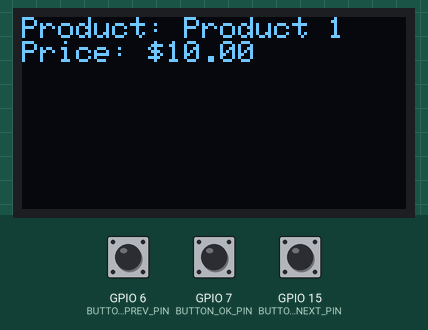
A sketch run on a simulated ESP32-S3. Parts: 128×64 one-colour display. The inputs (shaded band) are chosen by the test bench; at power-on: GPIO 6 (BUTTON_PREV_PIN) HIGH, GPIO 7 (BUTTON_OK_PIN) HIGH, GPIO 15 (BUTTON_NEXT_PIN) HIGH.

Above: at 0.1 s.

The sketch:

1_ST_DAY_DISPLAY.ino
```cpp
#include <Wire.h>
#include <Adafruit_GFX.h>
#include <Adafruit_SSD1306.h>

#define SCREEN_WIDTH 128
#define SCREEN_HEIGHT 64
#define OLED_RESET    -1
//#define SSD1306_I2C_ADDRESS 0x3C  // Define the I2C address

Adafruit_SSD1306 display(SCREEN_WIDTH, SCREEN_HEIGHT, &Wire, OLED_RESET);

// Pin definitions for buttons
#define BUTTON_PREV_PIN  6  // Previous button on GPIO 18
#define BUTTON_OK_PIN    7   // OK button on GPIO 3
#define BUTTON_NEXT_PIN  15   // Next button on GPIO 8

// Product details (name, price)
struct Product {
  const char* name;
  float price;
};

Product products[] = {
  {"Product 1", 10.0},
  {"Product 2", 20.0},
  {"Product 3", 30.0},
  {"Product 4", 40.0},
  {"Product 5", 50.0},
  {"Product 6", 60.0}
};

int currentIndex = 0;
float paymentReceived = 0;

void setup() {
  // Initialize Serial Monitor for debugging
  Serial.begin(115200);

  // Initialize I2C display
  Wire.begin(5, 4);  // SDA=21, SCK=20

  if (!display.begin(SSD1306_SWITCHCAPVCC, 0x3C)) { // I2C address 0x3C
    Serial.println("OLED initialization failed!");
    while (1); // Stop if the OLED isn't working
  }

  // Set up button pins as input with pull-up resistors
  pinMode(BUTTON_PREV_PIN, INPUT_PULLUP);
  pinMode(BUTTON_OK_PIN, INPUT_PULLUP);
  pinMode(BUTTON_NEXT_PIN, INPUT_PULLUP);

  // Show the first product
  updateDisplay();
}

void loop() {
  // Read the button states
  if (digitalRead(BUTTON_PREV_PIN) == LOW) {
    //previousProduct();
    delay(300);  // Debounce delay
  }

  if (digitalRead(BUTTON_OK_PIN) == LOW) {
    //okButton();
    delay(300);  // Debounce delay
  }

  if (digitalRead(BUTTON_NEXT_PIN) == LOW) {
    //nextProduct();
    delay(300);  // Debounce delay
  }
}

void updateDisplay() {
  // Clear the display
  display.clearDisplay();

  // Get current product
  Product currentProduct = products[currentIndex];

  // Display product name and price
  display.setTextSize(1);
  display.setTextColor(SSD1306_WHITE);
  display.setCursor(0, 0);
  display.print("Product: ");
  display.println(currentProduct.name);
  display.print("Price: $");
  display.println(currentProduct.price);

  // Update the display
  display.display();
}
```
